Frame 1 (no input): blank canvas, image omitted
Frame 60 (no input): blank canvas, image omitted
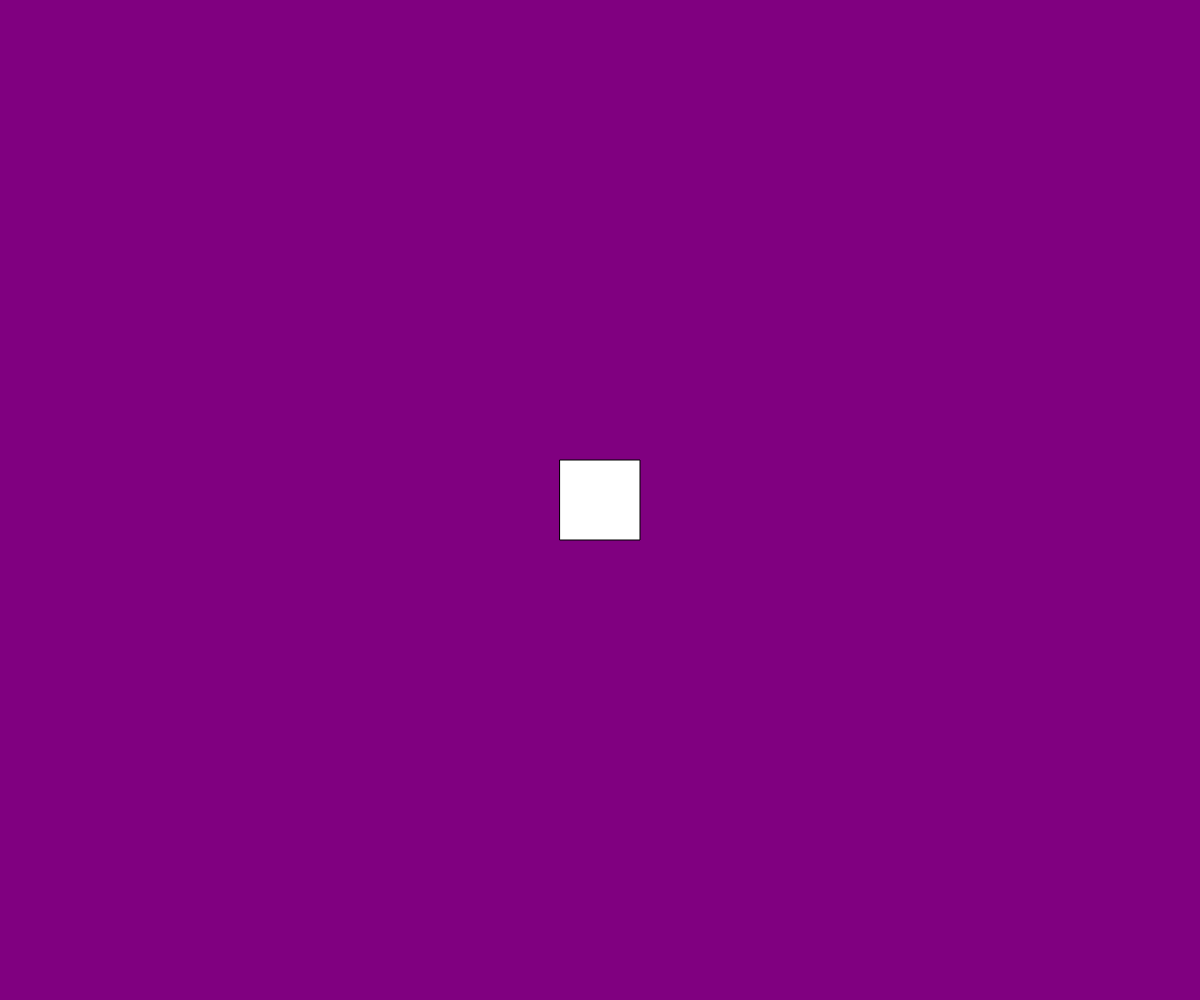
Frame 120 (the mouse pressed at the canvas centre since frame 60)

The p5.js sketch whose frames 1 and 60 were blank and that drew this single picture after the mouse press (run headless with seeded random() and noise() and a simulated clock; from frame 60 on, the mouse is pressed at the canvas centre):

// p5.js sketch
// ── sketch.js
var r;
var b;
var diameter = 80;

function setup() {
  createCanvas(windowWidth, windowHeight);
  background(255, 0, 0);
  rectMode(CENTER);
}

function draw() {
  r = map(mouseX, 0, width, 0, 255);
  b = map(mouseX, width, 0, 0, 255);
  background(r, 0, b);
  
  if(mouseX > width / 2) {
    ellipse(width - mouseX, height - mouseY, diameter);
  } else {
    rect(width - mouseX, height - mouseY, diameter, diameter);
  }
 }

function mouseClicked() {
  clear();
  diameter= random(2, 200);
  background(255, 0, 0);
}
